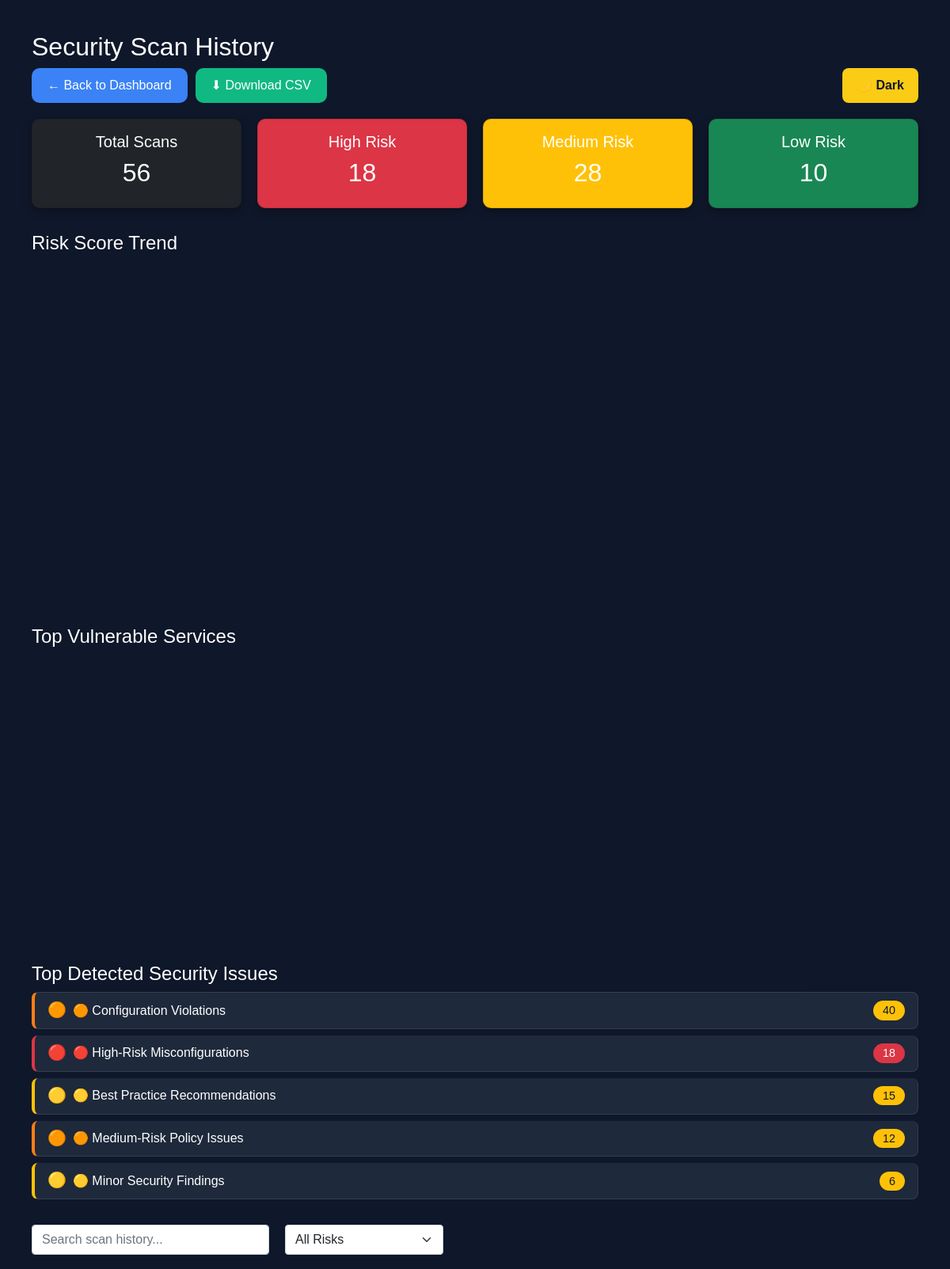
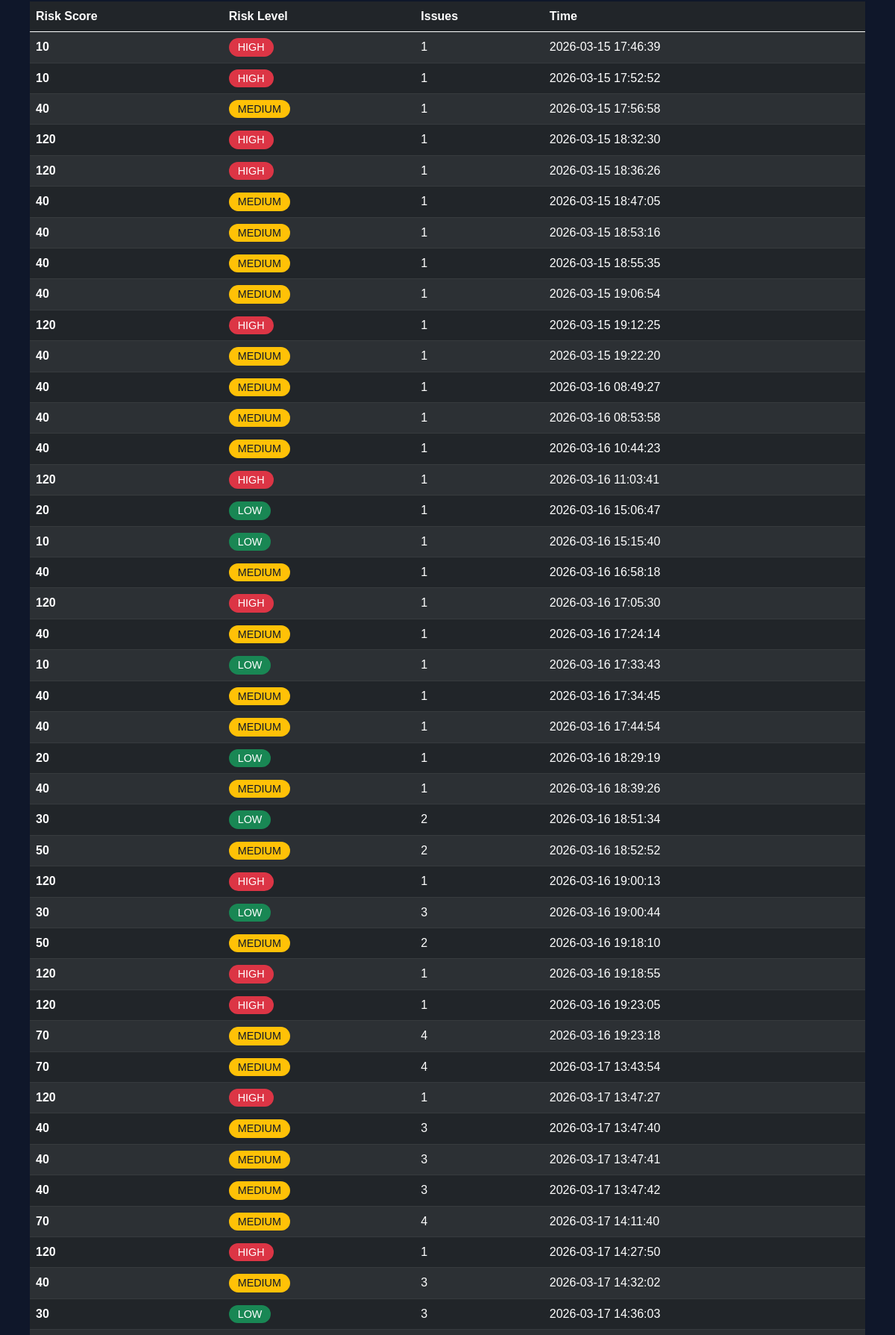
Screenshot of /history (signed in, upper part) with the database file from the repository (2 pictures, top to bottom).
### tables this page shows
CREATE TABLE scans (
            id INTEGER PRIMARY KEY AUTOINCREMENT,
            username TEXT,
            risk_score INTEGER,
            risk_level TEXT,
            issues_count INTEGER,
            timestamp DATETIME DEFAULT CURRENT_TIMESTAMP
        );

### app.py (the view, shortened to what this page needs)
@app.route("/history")
def history():
    if "user_id" not in session:
        return redirect(url_for("auth.login"))
    username = session.get("username")
    scans = get_scan_history(username)
    vulnerability_counts = {}
    for scan in scans:
        issues_count = scan[2]
        risk_level = scan[1]
        if issues_count > 0:
            if risk_level == "HIGH":
                if issues_count > 5:
                    category = "🔴 Critical Security Gaps"
                else:
                    category = "🔴 High-Risk Misconfigurations"
            elif risk_level == "MEDIUM":
                if issues_count > 3:
                    category = "🟠 Medium-Risk Policy Issues"
                else:
                    category = "🟠 Configuration Violations"
            elif risk_level == "LOW":
                if issues_count > 2:
                    category = "🟡 Best Practice Recommendations"
                else:
                    category = "🟡 Minor Security Findings"
            else:
                category = "⚪ Security Observations"
            vulnerability_counts[category] = (
                vulnerability_counts.get(category, 0) + issues_count
            )
    top_vulnerabilities = sorted(
        vulnerability_counts.items(), key=lambda x: x[1], reverse=True
    )[:5]
    if not top_vulnerabilities:
        top_vulnerabilities = [("📊 No security issues detected", 0)]
    print(f"Top vulnerabilities: {top_vulnerabilities}")  # Debug log
    services = ["IAM", "S3", "EC2", "Lambda"]
    service_risk_values = [6, 4, 3, 2]
    service_fig = go.Figure()
    service_fig.add_trace(
        go.Bar(x=services, y=service_risk_values, marker_color="orange")
    )
    service_fig.update_layout(
        title="Top Vulnerable Services",
        xaxis_title="Cloud Service",
        yaxis_title="Risk Count",
        template="plotly_dark",
        height=350,
        margin=dict(l=20, r=20, t=40, b=20),
    )
    service_chart = plot(
        service_fig,
        output_type="div",
        include_plotlyjs=False,
        config={"displaylogo": False, "displayModeBar": False},
    )
    total_scans = len(scans)
    high_risk = len([s for s in scans if s[1] == "HIGH"])
    medium_risk = len([s for s in scans if s[1] == "MEDIUM"])
    low_risk = len([s for s in scans if s[1] == "LOW"])
    scans = list(reversed(scans))
    risk_scores = [scan[0] for scan in scans]
    timestamps = [scan[3] for scan in scans]
    fig = go.Figure()
    fig.add_trace(
        go.Scatter(x=timestamps, y=risk_scores, mode="lines+markers", name="Risk Score")
    )
    fig.update_layout(
        title="Risk Score Trend",
        height=420,
        xaxis_title="Time",
        yaxis_title="Risk Score",
        template="plotly_dark",
        margin=dict(l=20, r=20, t=40, b=20),
        xaxis_tickangle=-45,
    )
    chart = plot(
        fig,
        output_type="div",
        include_plotlyjs=False,
        config={"displaylogo": False, "displayModeBar": False},
    )
    return render_template(
        "history.html",
        scans=scans,
        chart=chart,
        service_chart=service_chart,
        total_scans=total_scans,
        high_risk=high_risk,
        medium_risk=medium_risk,
        low_risk=low_risk,
        top_vulnerabilities=top_vulnerabilities,
    )

### database/db.py (called while the page is built)
def get_scan_history(username):
    conn = sqlite3.connect(DB_NAME)
    cursor = conn.cursor()
    cursor.execute(
        """
        SELECT risk_score, risk_level, issues_count, timestamp
        FROM scans
        WHERE username = ?
        ORDER BY timestamp DESC
    """,
        (username,),
    )
    rows = cursor.fetchall()
    conn.close()
    return rows

### templates/history.html (shortened to what this page needs)
<!DOCTYPE html>
<html>
<head>
    <link href="https://cdn.jsdelivr.net/npm/bootstrap@5.0.0-beta3/dist/css/bootstrap.min.css" rel="stylesheet">
</head>
<body>
    <h2>Security Scan History</h2>
    <div style="display:flex; justify-content:space-between; margin-bottom:20px; flex-wrap: wrap; gap: 10px;">
        <div style="display:flex; gap:10px;">
            <a href="/" class="btn btn-primary">
                ← Back to Dashboard
            </a>
            <a href="/export_csv" class="btn btn-success">
                ⬇ Download CSV
            </a>
        </div>
        <div>
            <button onclick="toggleTheme()" id="themeBtn" class="theme-btn">
            </button>
        </div>
    </div>
    <div style="display:flex; gap:20px; margin-bottom:30px; flex-wrap: wrap;">
        <div class="card summary-card total-scans-card"
            style="flex:1; min-width:200px; text-align:center; padding:1rem; border-radius:10px; background: #1e293b; color: white; transition: all 0.3s ease;">
            <h5>Total Scans</h5>
            <h2>{{ total_scans }}</h2>
        </div>
        <div class="card summary-card high-risk-card"
            style="flex:1; min-width:200px; text-align:center; padding:1rem; border-radius:10px; background: #dc3545; color: white; transition: all 0.3s ease;">
            <h5>High Risk</h5>
            <h2>{{ high_risk }}</h2>
        </div>
        <div class="card summary-card medium-risk-card"
            style="flex:1; min-width:200px; text-align:center; padding:1rem; border-radius:10px; background: #ffc107; color: white; transition: all 0.3s ease;">
            <h5>Medium Risk</h5>
            <h2>{{ medium_risk }}</h2>
        </div>
        <div class="card summary-card low-risk-card"
            style="flex:1; min-width:200px; text-align:center; padding:1rem; border-radius:10px; background: #198754; color: white; transition: all 0.3s ease;">
            <h5>Low Risk</h5>
            <h2>{{ low_risk }}</h2>
        </div>
    </div>
    <h4 style="margin-top:30px;">Risk Score Trend</h4>
    <div style="margin-bottom:40px;" class="chart-container">
        {{ chart | safe }}
    </div>
    <h4 style="margin-top:30px;">Top Vulnerable Services</h4>
    <div style="margin-bottom:40px;" class="chart-container">
        {{ service_chart | safe }}
    </div>
    <h4 style="margin-top:30px;">Top Detected Security Issues</h4>
    <ul class="list-group mb-4">
        {% for vuln, count in top_vulnerabilities %}
        <li class="list-group-item d-flex justify-content-between align-items-center" style="{% if '🔴' in vuln %}border-left: 4px solid #dc3545;
                   {% elif '🟠' in vuln %}border-left: 4px solid #fd7e14;
                   {% elif '🟡' in vuln %}border-left: 4px solid #ffc107;
                   {% else %}border-left: 4px solid #6c757d;{% endif %}">
            <span style="display: flex; align-items: center; gap: 8px;">
                {% if '🔴' in vuln %}
                <span style="font-size: 1.2rem;">🔴</span>
                {% elif '🟠' in vuln %}
                <span style="font-size: 1.2rem;">🟠</span>
                {% elif '🟡' in vuln %}
                <span style="font-size: 1.2rem;">🟡</span>
                {% else %}
                <span style="font-size: 1.2rem;">⚪</span>
                {% endif %}
                {{ vuln }}
            </span>
            <span class="badge {% if '🔴' in vuln %}bg-danger
                             {% elif '🟠' in vuln %}bg-warning text-dark
                             {% elif '🟡' in vuln %}bg-warning text-dark
                             {% else %}bg-secondary{% endif %} rounded-pill">
                {{ count }}
            </span>
        </li>
        {% endfor %}
    </ul>
    <div style="display:flex; gap:20px; margin-bottom:20px;">
        <input type="text" id="searchInput" onkeyup="searchTable()" placeholder="Search scan history..."
            class="form-control" style="max-width:300px;">
        <select id="riskFilter" class="form-select" style="width:200px;" onchange="filterTable()">
            <option value="ALL">All Risks</option>
        </select>
    </div>
    <table id="scanTable" class="table table-dark table-striped">
        <thead>
            <tr>
                <th>Risk Score</th>
                <th>Risk Level</th>
                <th>Issues</th>
                <th>Time</th>
            </tr>
        </thead>
        <tbody>
            {% for scan in scans %}
            <tr>
                <td>{{ scan[0] }}</td>
                <td>
                    <span class="badge {% if scan[1] == 'HIGH' %}bg-danger
                                     {% elif scan[1] == 'MEDIUM' %}bg-warning text-dark
                                     {% elif scan[1] == 'LOW' %}bg-success
                                     {% else %}bg-secondary{% endif %}">
                        {{ scan[1] }}
                    </span>
                </td>
                <td>{{ scan[2] }}</td>
                <td>{{ scan[3] }}</td>
            </tr>
            {% endfor %}
        </tbody>
    </table>
</body>
</html>

### templates/history.html (style rules this page uses)
body { background: #0f172a; color: white; font-family: Arial; padding: 40px; transition: background-color 0.3s ease, color 0.3s ease; }
table { background: #1e293b; }
.theme-btn { background: #facc15; color: #0f172a; padding: 10px 18px; border-radius: 8px; border: none; font-weight: bold; cursor: pointer; transition: all 0.2s ease; }
.summary-card { box-shadow: 0 4px 12px rgba(0, 0, 0, 0.3); }
.list-group-item { transition: transform 0.2s ease, box-shadow 0.2s ease; margin-bottom: 8px; border-radius: 8px !important; border: 1px solid rgba(255, 255, 255, 0.1); background: #1e293b; color: white; }
.badge { font-size: 0.9rem; padding: 5px 12px; border-radius: 20px; font-weight: 500; }
.badge.bg-danger { background: #dc3545 !important; color: white; }
.badge.bg-warning { background: #ffc107 !important; color: #0f172a !important; }
.btn-primary { background: #3b82f6; border: none; color: white; padding: 10px 20px; border-radius: 10px; font-weight: 500; transition: all 0.2s ease; }
.btn-success { background: #10b981; border: none; color: white; padding: 10px 20px; border-radius: 10px; font-weight: 500; transition: all 0.2s ease; }
#scanTable td:first-child { font-weight: 600; }

### rows the page displays
scans: risk_score "10", risk_level "HIGH", issues_count "1", timestamp "2026-03-15 17:46:39"
scans: risk_score "10", risk_level "HIGH", issues_count "1", timestamp "2026-03-15 17:52:52"
scans: risk_score "40", risk_level "MEDIUM", issues_count "1", timestamp "2026-03-15 17:56:58"
scans: risk_score "120", risk_level "HIGH", issues_count "1", timestamp "2026-03-15 18:32:30"
scans: risk_score "120", risk_level "HIGH", issues_count "1", timestamp "2026-03-15 18:36:26"
scans: risk_score "40", risk_level "MEDIUM", issues_count "1", timestamp "2026-03-15 18:47:05"
scans: risk_score "40", risk_level "MEDIUM", issues_count "1", timestamp "2026-03-15 18:53:16"
scans: risk_score "40", risk_level "MEDIUM", issues_count "1", timestamp "2026-03-15 18:55:35"
scans: risk_score "40", risk_level "MEDIUM", issues_count "1", timestamp "2026-03-15 19:06:54"
scans: risk_score "120", risk_level "HIGH", issues_count "1", timestamp "2026-03-15 19:12:25"
scans: risk_score "40", risk_level "MEDIUM", issues_count "1", timestamp "2026-03-15 19:22:20"
scans: risk_score "40", risk_level "MEDIUM", issues_count "1", timestamp "2026-03-16 08:49:27"
scans: risk_score "40", risk_level "MEDIUM", issues_count "1", timestamp "2026-03-16 08:53:58"
scans: risk_score "40", risk_level "MEDIUM", issues_count "1", timestamp "2026-03-16 10:44:23"
scans: risk_score "120", risk_level "HIGH", issues_count "1", timestamp "2026-03-16 11:03:41"
scans: risk_score "20", risk_level "LOW", issues_count "1", timestamp "2026-03-16 15:06:47"
scans: risk_score "10", risk_level "LOW", issues_count "1", timestamp "2026-03-16 15:15:40"
scans: risk_score "40", risk_level "MEDIUM", issues_count "1", timestamp "2026-03-16 16:58:18"
scans: risk_score "120", risk_level "HIGH", issues_count "1", timestamp "2026-03-16 17:05:30"
scans: risk_score "40", risk_level "MEDIUM", issues_count "1", timestamp "2026-03-16 17:24:14"
scans: risk_score "10", risk_level "LOW", issues_count "1", timestamp "2026-03-16 17:33:43"
scans: risk_score "40", risk_level "MEDIUM", issues_count "1", timestamp "2026-03-16 17:34:45"
scans: risk_score "40", risk_level "MEDIUM", issues_count "1", timestamp "2026-03-16 17:44:54"
scans: risk_score "20", risk_level "LOW", issues_count "1", timestamp "2026-03-16 18:29:19"
scans: risk_score "40", risk_level "MEDIUM", issues_count "1", timestamp "2026-03-16 18:39:26"
scans: risk_score "30", risk_level "LOW", issues_count "2", timestamp "2026-03-16 18:51:34"
scans: risk_score "50", risk_level "MEDIUM", issues_count "2", timestamp "2026-03-16 18:52:52"
scans: risk_score "120", risk_level "HIGH", issues_count "1", timestamp "2026-03-16 19:00:13"
scans: risk_score "30", risk_level "LOW", issues_count "3", timestamp "2026-03-16 19:00:44"
scans: risk_score "50", risk_level "MEDIUM", issues_count "2", timestamp "2026-03-16 19:18:10"
scans: risk_score "120", risk_level "HIGH", issues_count "1", timestamp "2026-03-16 19:18:55"
scans: risk_score "120", risk_level "HIGH", issues_count "1", timestamp "2026-03-16 19:23:05"
scans: risk_score "70", risk_level "MEDIUM", issues_count "4", timestamp "2026-03-16 19:23:18"
scans: risk_score "70", risk_level "MEDIUM", issues_count "4", timestamp "2026-03-17 13:43:54"
scans: risk_score "120", risk_level "HIGH", issues_count "1", timestamp "2026-03-17 13:47:27"
scans: risk_score "40", risk_level "MEDIUM", issues_count "3", timestamp "2026-03-17 13:47:40"
scans: risk_score "40", risk_level "MEDIUM", issues_count "3", timestamp "2026-03-17 13:47:41"
scans: risk_score "40", risk_level "MEDIUM", issues_count "3", timestamp "2026-03-17 13:47:42"
scans: risk_score "70", risk_level "MEDIUM", issues_count "4", timestamp "2026-03-17 14:11:40"
scans: risk_score "120", risk_level "HIGH", issues_count "1", timestamp "2026-03-17 14:27:50"
scans: risk_score "40", risk_level "MEDIUM", issues_count "3", timestamp "2026-03-17 14:32:02"
scans: risk_score "30", risk_level "LOW", issues_count "3", timestamp "2026-03-17 14:36:03"

### other values shown
{{ total_scans }} "56"
{{ high_risk }} "18"
{{ medium_risk }} "28"
{{ low_risk }} "10"
{{ vuln }} "🟠 Configuration Violations" "🔴 High-Risk Misconfigurations" "🟡 Best Practice Recommendations" "🟠 Medium-Risk Policy Issues" "🟡 Minor Security Findings"
{{ count }} "40" "18" "15" "12" "6"
